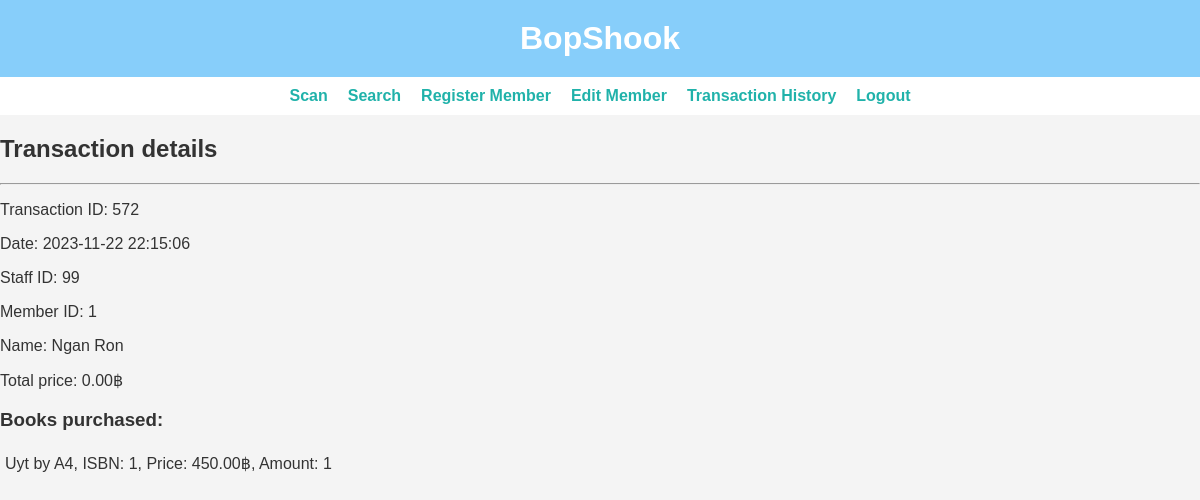
Page /Bokshoop/transaction_detail.php?transaction_id=572 (signed in) on the committed database.
### tables this page shows
CREATE TABLE `transaction` (
  `transaction_id` int(11) NOT NULL,
  `staff_id` int(11) NOT NULL,
  `member_id` int(11) DEFAULT NULL,
  `totalprice` decimal(8,2) NOT NULL DEFAULT '0.00',
  `transaction_time` timestamp NOT NULL DEFAULT CURRENT_TIMESTAMP
);

CREATE TABLE `member` (
  `member_id` int(11) NOT NULL,
  `member_name` varchar(255) NOT NULL,
  `point` int(11) NOT NULL DEFAULT '0',
  `dob` date NOT NULL,
  `tel_no` varchar(15) DEFAULT NULL
);

CREATE TABLE `transaction_detail` (
  `transaction_id` int(11) NOT NULL,
  `isbn` varchar(13) NOT NULL,
  `amount` int(11) NOT NULL DEFAULT '1'
);

CREATE TABLE `stock` (
  `isbn` varchar(13) NOT NULL,
  `book_title` varchar(255) NOT NULL,
  `author` varchar(255) NOT NULL,
  `category` varchar(255) NOT NULL,
  `price` decimal(5,2) NOT NULL DEFAULT '0.00',
  `amount` int(11) NOT NULL DEFAULT '0'
);

### Bokshoop/transaction_detail.php (the view, shortened to what this page needs)
<?php
require_once("connect.php");
require_once("main.php");
?>
        <h2>Transaction details</h2>
        <hr>
        <?php
        if (isset($_GET['transaction_id'])) {
            $transactionId = $_GET['transaction_id'];
            $transactionDetailQuery = "SELECT td.amount, s.book_title, s.author, s.category, s.isbn, s.price
                                    FROM transaction_detail td
                                    INNER JOIN stock s ON td.isbn = s.isbn
                                    WHERE td.transaction_id = '$transactionId'";
            $transactionDetailResult = mysqli_query($connection, $transactionDetailQuery);
            $transactionQuery = "SELECT t.*, m.member_name
                                FROM transaction t
                                LEFT JOIN member m ON t.member_id = m.member_id
                                WHERE t.transaction_id = '$transactionId'";
            $transactionResult = mysqli_query($connection, $transactionQuery);
            if ($transactionResult && mysqli_num_rows($transactionResult) > 0) {
                $transaction = mysqli_fetch_assoc($transactionResult);
                if ($transaction['member_id'] == null){
                    $tranMem = "None";
                }
                else {
                    $tranMem = $transaction['member_id'];
                }
                echo "<p>Transaction ID: {$transaction['transaction_id']}</p>";
                echo "<p>Date: {$transaction['transaction_time']}</p>";
                echo "<p>Staff ID: {$transaction['staff_id']}</p>";
                echo "<p>Member ID: {$tranMem}</p>";
                if ($tranMem!="None"){
                    echo "<p>Name: {$transaction['member_name']}</p>";
                }
                echo "<p>Total price: {$transaction['totalprice']}฿</p>";
                if ($transactionDetailResult && mysqli_num_rows($transactionDetailResult) > 0) {
                    echo '<h3>Books purchased:</h3>';
                    echo '<ul style="display: flex; flex-direction: column;">';
                    while ($book = mysqli_fetch_assoc($transactionDetailResult)) {
                        echo '<li style = "margin: 5px;">';
                        echo "{$book['book_title']} by {$book['author']}, ISBN: {$book['isbn']}, Price: {$book['price']}฿, Amount: {$book['amount']}";
                        echo '</li>';
                    }
                    echo '</ul>';
                } else {
                    echo "No books purchased in this transaction yet.";
                }
            } else {
                echo "Transaction details not found.";
            }
        } else {
            echo "Transaction ID not provided.";
        }
        ?>
</body>

### Bokshoop/main.php (style rules this page uses)
body { font-family: 'Arial', sans-serif; margin: 0; padding: 0; background-color: #f4f4f4; color: #333; }
ul { list-style: none; padding: 0; margin: 0; display: flex; justify-content: center; }
li { margin: 0 10px; }

### rows in the picture
transaction: transaction_id "572", transaction_time "2023-11-22 22:15:06", staff "99", member "1", member.member_name "Ngan Ron", totalprice "0.00"
transaction_detail: isbn.book_title "Uyt", isbn.author "A4", isbn.isbn "1", isbn.price "450.00", amount "1"
